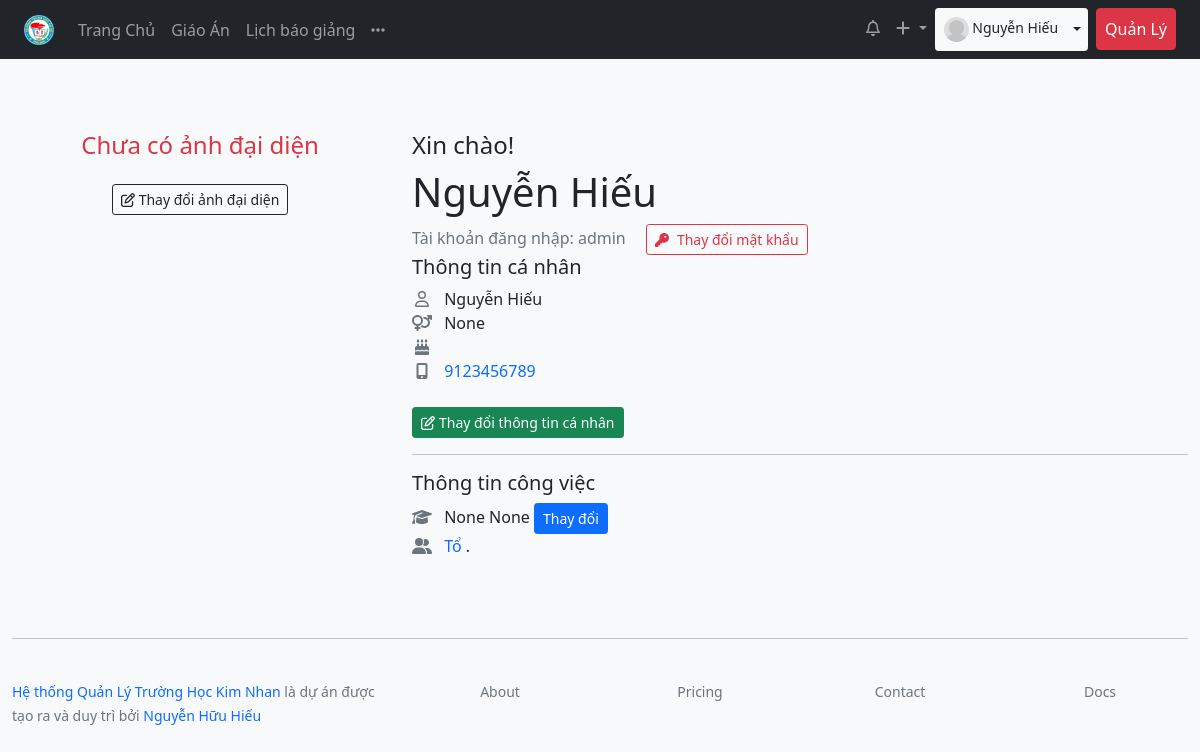
/profile/ (signed in), run on the app's committed database.
### lessonmanagement/models.py (models this page shows, shortened)
class Teacher(models.Model):
    user = models.OneToOneField(User, on_delete=models.SET_NULL, blank=True, null=True, verbose_name="Tài khoản đăng nhập", help_text="Tài khoản đăng nhập viết liền không dấu. Ví dụ: nhhieu. Viết tắt của Nguyễn Hữu Hiếu. Nếu trùng họ tên thì thêm số vào sau, ví dụ nhhieu2")
    firstname = models.CharField("Họ",max_length=20, blank=True)
    lastname = models.CharField("Tên", max_length=20, blank=True)
    zalo_number = models.DecimalField(verbose_name="Số điện thoại",help_text="Số điện thoại có đăng ký zalo, sử dụng để nhận thông báo từ ban giám hiệu", max_digits=12, decimal_places=0,null=True, blank=True)
    birth_date = models.DateField("Ngày sinh", null=True, blank=True)
    SEX_CHOICES = [
    ('male', 'Nam'),
    ('female', 'Nữ')
    ]
    sex = models.CharField(verbose_name="Giới tính", max_length=6, choices=SEX_CHOICES, null=True, blank=True)
    main_subject = models.ForeignKey("Subject",on_delete=models.SET_NULL,null=True,blank=True, verbose_name="Chuyên môn chính")
    EDUCATION_LEVEL_CHOICES = [
        ('inter', 'Trung Cấp'),
        ('college', 'Cao Đẳng'),
        ('university', 'Đại Học'),
        ('master', 'Thạc Sĩ')
    ]
    education_level = models.CharField(max_length=20, choices=EDUCATION_LEVEL_CHOICES, null=True, blank=True)
    is_work = models.BooleanField("Có đang công tác",default=True, help_text="Tích vào ô nếu đang công tác tại trường, bỏ tích nếu đã nghỉ hưu hoặc chuyển sang đơn vị khác")
    def user_directory_path(instance, filename):
        return 'user_{0}/{1}'.format(instance.user.id, filename)
    avatar = models.ImageField("Ảnh đại diện", help_text = "Ảnh nên được crop về ảnh vuông để đạt được độ thẩm mỹ cao nhất",upload_to = user_directory_path, blank = True, null = True)
    def full_name(self):
        return ('%s %s') % (self.firstname, self.lastname)
    class Meta:
        verbose_name = "Giáo viên"
        verbose_name_plural = "Giáo viên"
    def subject_classyear_list(self):
        return self.subjectclassyear_set.filter(is_teach_now = True).order_by('subject__title').values('subject__title', 'classyear__startyear','subject__group__title').distinct()
    def managers(self):
        managers = {}
        teacher = self.user.teacher.id
        subject_manager = SubjectTeacher.objects.filter(teacher=teacher).filter(is_active = True)
        if subject_manager:
            subject_manager = subject_manager.latest('-id')
            managers['subject'] = subject_manager
        group_manager = GroupSubjectManager.objects.filter(teacher=teacher).filter(is_active=True)
        if group_manager:
            group_manager = group_manager.latest('-id')
            managers['group'] = group_manager
        school_manager = SchoolManager.objects.filter(teacher=teacher).filter(is_active=True)
        if school_manager:
            school_manager = school_manager.latest('-id')
            managers['school'] = school_manager
        classyear_manager = ClassyearManager.objects.filter(teacher=teacher).filter(is_active=True)
        if classyear_manager:
            classyear_manager = classyear_manager.latest('-id')
            managers['class'] = classyear_manager
        return managers

### lessonmanagement/views.py (the view, shortened to what this page needs)
# urls.py: path('profile/', views.profile, name="profile"),
@login_required
def profile(request):
    list_subject = Subject.objects.values('title', 'id')
    context = {'list_subject': list_subject,
    }
    return render(request, 'profile/profile.html', context)

### lessonmanagement/templates/profile/profile.html (shortened to what this page needs)
{% extends 'base.html' %}
{% block content %}
{% load humanize %}
{% load lessonmanagement_extras %}
{% with teacher=request.user.teacher %}
<div class="row mt-lg-5 mt-4">
    <div class="col-lg-4">
        <div class="d-flex flex-column  align-items-center">
        {% if teacher.avatar %}
        <img src="{{ teacher.avatar.url }}" alt="Ảnh đại diện của {{ request.user.username }}" class=" rounded-circle " height="250px">
        {% else %}
        <h4 class="text-danger">Chưa có ảnh đại diện</h4>
        {% endif %}
            <a class="btn btn-sm btn-outline-dark mt-3" type="button" data-bs-toggle="collapse" data-bs-target="#update_avatar" aria-expanded="false" aria-controls="collapseExample">
                <i class="far fa-edit me-1"></i>Thay đổi ảnh đại diện
            </a>
    </div>
    </div>
    <div class="col">
        <h4 class="mt-3 mt-lg-0">Xin chào!</h4>
            <h1> {{ teacher.full_name }}</h1>
            <span class="text-muted">
            Tài khoản đăng nhập: {{ request.user.username }}
            </span>
                <a  class="btn btn-sm btn-outline-danger mt-lg-0 mt-3 ms-lg-3" href="#" data-bs-toggle="collapse" data-bs-target="#collapsePwd" aria-expanded="false" aria-controls="collapseExample" ><i class="fas fa-key me-2"></i>Thay đổi mật khẩu
                </a>
            <h5>Thông tin cá nhân</h5>
            <ul class="list-unstyled">
                <li><i class="far fa-user fa-fw me-2 text-muted"></i> {{ teacher.full_name }}<li>
                <li><i class="fas fa-venus-mars fa-fw me-2 text-muted"></i> {{ teacher.get_sex_display }}<li>
                <li><i class="fas fa-birthday-cake fa-fw me-2 text-muted"></i> {{ teacher.birth_date|date:"SHORT_DATE_FORMAT" }}<li>
                <li><i class="fas fa-mobile-alt fa-fw me-2 text-muted"></i> <a href="tel:{{ teacher.zalo_number }}" class="text-decoration-none"> {{ teacher.zalo_number }}</a><li>
                </ul>
                <button class="btn btn-sm btn-success mt-2" type="button" data-bs-toggle="collapse" data-bs-target="#changeprofile" aria-expanded="false" aria-controls="collapseExample">
                    <i class="far fa-edit me-1"></i>Thay đổi thông tin cá nhân
                  </button>
        <hr>
        <h5 >Thông tin công việc</h5>
        <ul class="list-unstyled">
            <li><i class="fas fa-graduation-cap fa-fw me-2 text-muted"></i> {{ teacher.get_education_level_display }} {{ teacher.main_subject}}
                <button class="btn btn-sm btn-primary" type="button" data-bs-toggle="collapse" data-bs-target="#change_education" aria-expanded="false" aria-controls="subject">
                    Thay đổi
                  </button>
            </li>
                <i class="fas fa-user-friends  fa-fw me-2 text-muted"></i> <a href="#" class="text-decoration-none"> Tổ </a>.
        </ul>
    </div>
</div>
{% endwith %}
{% endblock %}

### lessonmanagement/templates/topnav.html (shortened to what this page needs)
      {% load static %}
      <nav class="navbar navbar-expand-lg navbar-dark bg-dark  ">
        <div class="container-fluid px-lg-4">
          <a class="navbar-brand" href="{% url 'index' %}"><img src="{% static 'imgs/logo_thcsanhson.png'%}" alt="" height="30px"></a>
          <div class="collapse navbar-collapse" id="navbarSupportedContent">
            <ul class="navbar-nav me-auto mb-2 mb-lg-0">
              <li class="nav-item">
                <a class="nav-link {% if request.path == '/' %} active {% endif %}" aria-current="page" href="{% url 'index' %}">Trang Chủ</a>
              </li>
              <li class="nav-item">
                <a class="nav-link {% if 'lesson' in request.path %} active {% endif %}" href="{% url 'lessondashboard' %}">Giáo Án</a>
              </li>
              <li class="nav-item ">
                {% now 'W' as w %}
                {% now 'Y' as y %}
                <a class="nav-link {% if 'schedule' in request.path %} active {% endif %}" href="{% url 'schedule' y w %}">
                  Lịch báo giảng
                </a>
              </li>
              <li class="nav-item dropdown">
                <a class="nav-link" href="#" id="navbarDropdown" role="button" data-bs-toggle="dropdown" aria-expanded="false">
                  <i class="fas fa-ellipsis-h"></i>
                </a>
              </li>
            </ul>
            <ul class="navbar-nav  mb-2 mb-lg-0">
              <li class="nav-item">
                <a class="nav-link"  href="#"><i class="far fa-bell"></i></a>
              </li>
              <li class="nav-item dropdown">
                <a class="nav-link dropdown-toggle" href="#" id="navbarDropdown" role="button" data-bs-toggle="dropdown" aria-expanded="false">
                  <i class="fas fa-plus"></i>
                </a>
              </li>
              <li class="nav-item">
                <div class="btn-group">
                  {% if request.path == '/profile/' %}
                  <a href="{% url 'profile' %}" class="nav-link btn btn-light text-dark btn-sm">
                    <img src="
                    {% if request.user.teacher.avatar %}
                    {{ request.user.teacher.avatar.url }}
                    {% else %}
                    {% static 'imgs/no-avatar.png' %}
                    {% endif %}
                    " class="rounded-circle" alt="" height="25px">
                    {{ request.user.teacher.full_name }}
                  </a>
                  <button type="button" class="btn  btn-sm btn-light text-dark dropdown-toggle dropdown-toggle-split" data-bs-toggle="dropdown" aria-expanded="false">
                  </button>
                  {% endif %}
                </div>
              </li>
              {% if request.user.is_staff %}
              <li class="nav-item ms-2">
                <a href="{% url 'admin:index' %}" class="nav-link btn btn-danger text-white">
               Quản Lý
                </a>
              </li>
              {% endif %}
            </ul>
          </div>
        </div>
      </nav>

### data on the page
Teacher: full_name "Nguyễn Hiếu", sex "None", zalo_number "9123456789", education_level "None", main_subject "None"

### other printed values
{{ request.user.teacher.full_name }} "Nguyễn Hiếu"
{{ request.user.username }} "admin"
